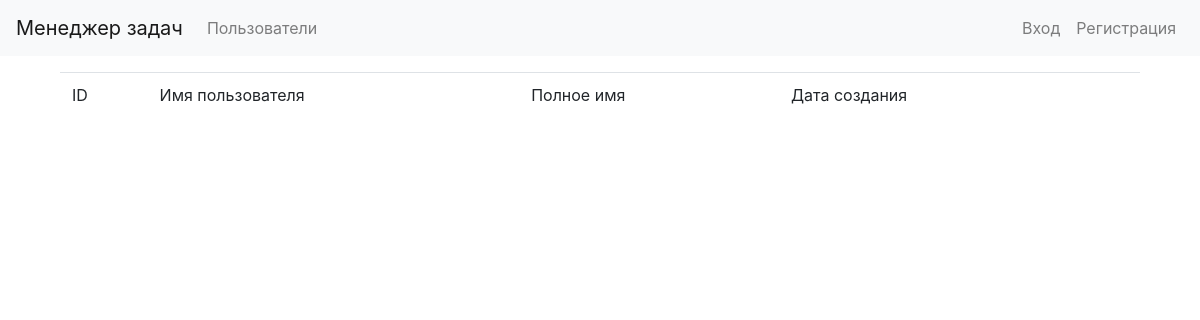
Before: /users/ with the older database file.
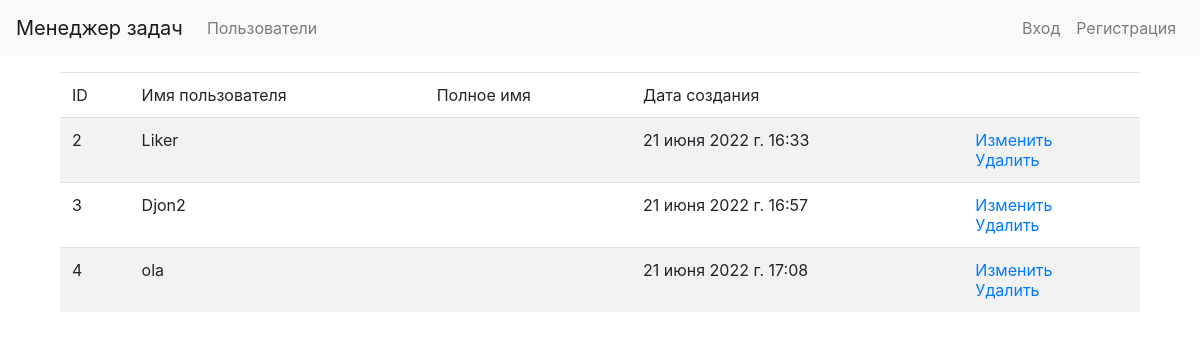
After: the same page with the newer database file.
### task_manager/users/models.py (models this page shows, shortened)
class User(AbstractUser):
    class Meta:
        verbose_name = gettext_lazy('User')
        verbose_name_plural = gettext_lazy('Users')
        ordering = ['id']

### task_manager/users/views.py (the view)
# urls.py: path('', UserList.as_view(), name='list'),
class UserList(ListView):
    model = User
    template_name = USER
    context_object_name = 'users'
    def get_context_data(self, **kwargs):
        context = super().get_context_data(**kwargs)
        context[TITLE] = LIST_TITLE
        return context

### task_manager/templates/users.html (shortened to what this page needs)
{% extends 'base.html' %}
{% load i18n %}
{% block content %}
<div class="container wrapper">
    <table class="table table-striped">
        <thead>
            <tr>
                <td>ID</td>
                <td>{% translate "User name" %}</td>
                <td>{% translate "Full name" %}</td>
                <td>{% translate "Date of creation" %}</td>
                <td></td>
            </tr>
        </thead>
        <tbody>
            {% for user in users %}
            <tr>
                <td>{{ user.id }}</td>
                <td>{{ user.username }}</td>
                <td>{{ user.first_name }} {{ user.last_name }}</td>
                <td>{{ user.date_joined }}</td>
                <td>
                    <a href="{% url 'users:change' user.id %}">{% translate "Change" %}</a>
                    <br>
                    <a href="{% url 'users:delete' user.id %}">{% translate "Delete" %}</a>
                </td>
            </tr>
            {% endfor %}
        </tbody>
    </table>
</div>
{% endblock %}

### task_manager/templates/base.html (shortened to what this page needs)
{% load i18n %}
{% load bootstrap4 %}
{% bootstrap_css %}
  <head>
  </head>
  <body class="d-flex flex-column min-vh-100">
    <nav class="navbar navbar-expand-lg navbar-light bg-light mb-3">
      <a class="navbar-brand" href="/">Менеджер задач</a>
      <div class="navbar-collapse collapse" id="navbarToggleExternalContent" style>
        <ul class="navbar-nav mr-auto">
          <li class="nav-item">
            <a class="nav-link" href="{% url 'users:list' %}">Пользователи</a>
          </li>
        </ul>
        <ul class="navbar-nav">
        {% if user.is_authenticated %}
          <li class="nav-item">
            <span class="nav-link">{{ user.username }}</span>
          </li>
          <li class="nav-item">
            <a class="nav-link" href="{% url 'logout' %}">Выход</a>
          </li>
        {% else %}
            <li class="nav-item">
              <a class="nav-link" href="{% url 'login' %}">Вход</a>
            </li>
            <li class="nav-item">
              <a class="nav-link" href="{% url 'users:create' %}">Регистрация</a>
            </li>
        {% endif %}
        </ul>
      </div>
    </nav>
    <div class="container wrapper flex-grow-1">
      {% block content %}{% endblock %}
    </div>
  </body>

Changed rows visible on the page:
added User: id "2", username "Liker", date_joined "21 июня 2022 г. 16:33"
added User: id "3", username "Djon2", date_joined "21 июня 2022 г. 16:57"
added User: id "4", username "ola", date_joined "21 июня 2022 г. 17:08"
